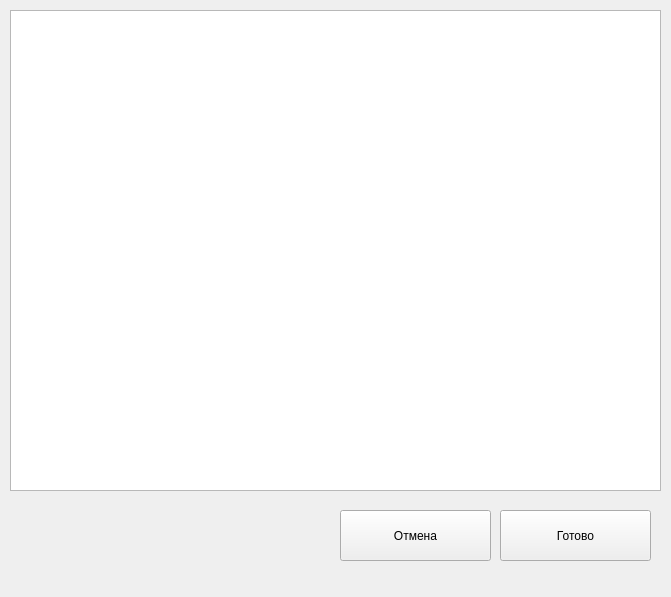
<?xml version="1.0" encoding="UTF-8"?>
<ui version="4.0">
 <class>CreateObj</class>
 <widget class="QMainWindow" name="CreateObj">
  <property name="geometry">
   <rect>
    <x>0</x>
    <y>0</y>
    <width>671</width>
    <height>597</height>
   </rect>
  </property>
  <property name="windowTitle">
   <string>Создание нового оборудования</string>
  </property>
  <widget class="QWidget" name="centralwidget">
   <widget class="QGraphicsView" name="graphicsView">
    <property name="geometry">
     <rect>
      <x>10</x>
      <y>10</y>
      <width>651</width>
      <height>481</height>
     </rect>
    </property>
   </widget>
   <widget class="QPushButton" name="readyBut">
    <property name="geometry">
     <rect>
      <x>500</x>
      <y>510</y>
      <width>151</width>
      <height>51</height>
     </rect>
    </property>
    <property name="text">
     <string>Готово</string>
    </property>
   </widget>
   <widget class="QPushButton" name="cancelBut">
    <property name="geometry">
     <rect>
      <x>340</x>
      <y>510</y>
      <width>151</width>
      <height>51</height>
     </rect>
    </property>
    <property name="text">
     <string>Отмена</string>
    </property>
   </widget>
  </widget>
  <widget class="QMenuBar" name="menubar">
   <property name="geometry">
    <rect>
     <x>0</x>
     <y>0</y>
     <width>671</width>
     <height>26</height>
    </rect>
   </property>
  </widget>
 </widget>
 <resources/>
 <connections/>
</ui>
